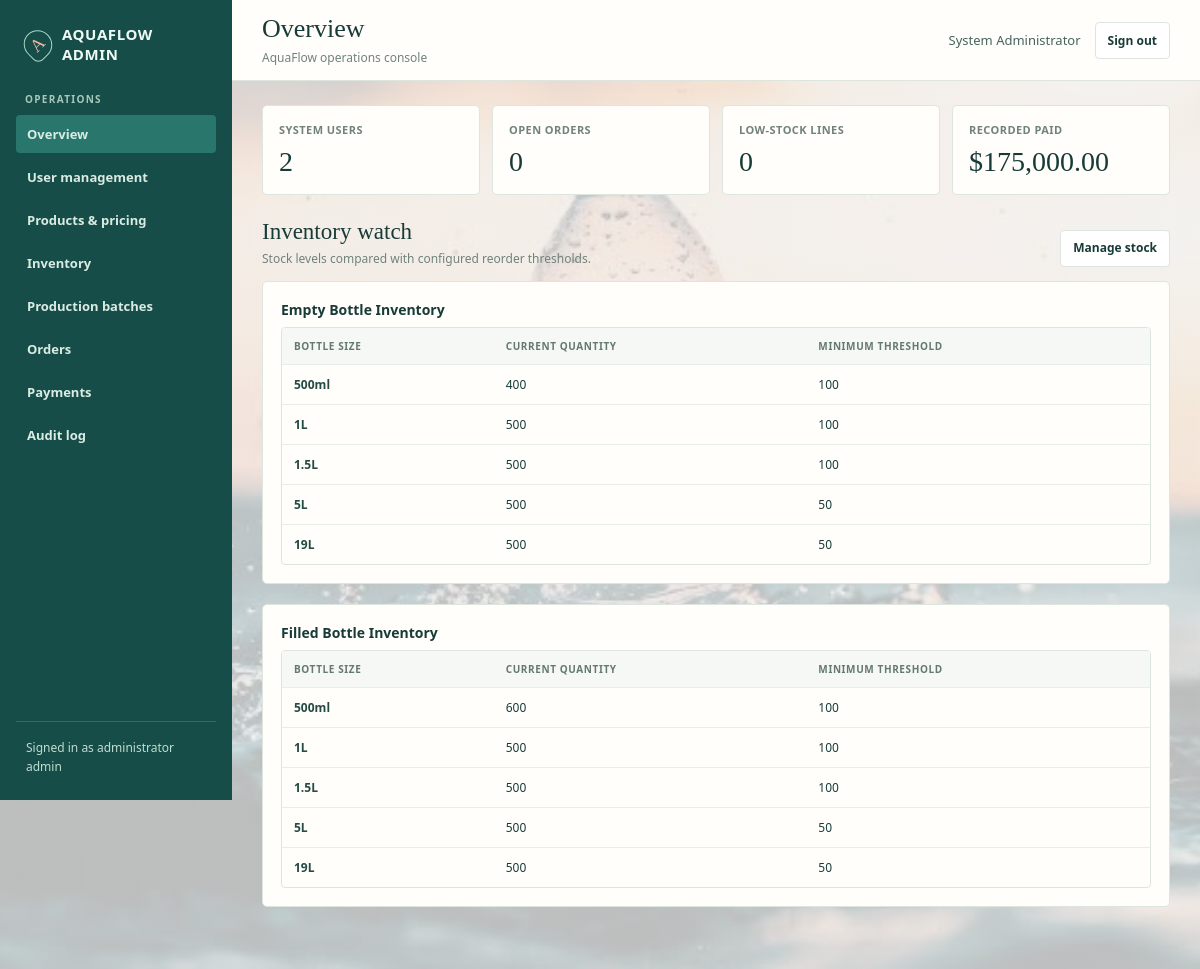
The page /admin_workspace.php (signed in) on the database its author committed.
### tables this page shows
CREATE TABLE `users` (
  `id` bigint(20) UNSIGNED NOT NULL,
  `username` varchar(50) NOT NULL,
  `email` varchar(100) NOT NULL,
  `password_hash` varchar(255) NOT NULL,
  `full_name` varchar(100) NOT NULL,
  `phone` varchar(20) DEFAULT NULL,
  `role` enum('ADMIN','STORE_MANAGER','CUSTOMER') NOT NULL DEFAULT 'CUSTOMER',
  `status` enum('ACTIVE','INACTIVE','SUSPENDED') NOT NULL DEFAULT 'ACTIVE',
  `created_at` timestamp NOT NULL DEFAULT current_timestamp(),
  `updated_at` timestamp NOT NULL DEFAULT current_timestamp() ON UPDATE current_timestamp()
);

CREATE TABLE `bottle_sizes` (
  `id` int(10) UNSIGNED NOT NULL,
  `size_name` varchar(20) NOT NULL,
  `volume_liters` decimal(5,2) NOT NULL,
  `description` varchar(255) DEFAULT NULL,
  `is_reusable` tinyint(1) NOT NULL DEFAULT 0,
  `is_active` tinyint(1) NOT NULL DEFAULT 1,
  `created_at` timestamp NOT NULL DEFAULT current_timestamp()
);

CREATE TABLE `empty_bottle_inventory` (
  `id` bigint(20) UNSIGNED NOT NULL,
  `bottle_size_id` int(10) UNSIGNED NOT NULL,
  `quantity_available` int(10) UNSIGNED NOT NULL DEFAULT 0,
  `min_stock_threshold` int(10) UNSIGNED NOT NULL DEFAULT 50,
  `last_updated` timestamp NOT NULL DEFAULT current_timestamp() ON UPDATE current_timestamp()
);

CREATE TABLE `filled_bottle_inventory` (
  `id` bigint(20) UNSIGNED NOT NULL,
  `bottle_size_id` int(10) UNSIGNED NOT NULL,
  `quantity_available` int(10) UNSIGNED NOT NULL DEFAULT 0,
  `min_stock_threshold` int(10) UNSIGNED NOT NULL DEFAULT 50,
  `last_updated` timestamp NOT NULL DEFAULT current_timestamp() ON UPDATE current_timestamp()
);

### admin_workspace.php (the view, shortened to what this page needs)
<?php
require_once __DIR__ . '/db.php';
$adminId = (int) $_SESSION['user_id'];
$adminCheck = $pdo->prepare("SELECT full_name FROM users WHERE id = :id AND role = 'ADMIN' AND status = 'ACTIVE'");
$adminCheck->execute(['id' => $adminId]);
$adminName = $adminCheck->fetchColumn();
function e(mixed $value): string
{
	return htmlspecialchars((string) $value, ENT_QUOTES | ENT_SUBSTITUTE, 'UTF-8');
}
$tabs = [
	'overview' => 'Overview',
	'users' => 'User management',
	'products' => 'Products & pricing',
	'inventory' => 'Inventory',
	'batches' => 'Production batches',
	'orders' => 'Orders',
	'payments' => 'Payments',
	'audit' => 'Audit log',
];
$tab = isset($_GET['tab']) && is_string($_GET['tab']) && isset($tabs[$_GET['tab']]) ? $_GET['tab'] : 'overview';
$inventory = $pdo->query(
	'SELECT bs.id AS size_id, bs.size_name,
	 e.quantity_available AS empty_quantity, e.min_stock_threshold AS empty_threshold,
	 f.quantity_available AS filled_quantity, f.min_stock_threshold AS filled_threshold
	 FROM bottle_sizes bs
	 LEFT JOIN empty_bottle_inventory e ON e.bottle_size_id = bs.id
	 LEFT JOIN filled_bottle_inventory f ON f.bottle_size_id = bs.id
	 WHERE bs.is_active = 1 ORDER BY bs.volume_liters'
)->fetchAll(PDO::FETCH_ASSOC);
$stats = [
	'users' => (int) $pdo->query('SELECT COUNT(*) FROM users')->fetchColumn(),
	'open_orders' => (int) $pdo->query("SELECT COUNT(*) FROM orders WHERE order_status IN ('PENDING','CONFIRMED','PREPARING')")->fetchColumn(),
	'low_stock' => (int) $pdo->query(
		'SELECT COUNT(*) FROM empty_bottle_inventory WHERE quantity_available <= min_stock_threshold'
	)->fetchColumn() + (int) $pdo->query(
		'SELECT COUNT(*) FROM filled_bottle_inventory WHERE quantity_available <= min_stock_threshold'
	)->fetchColumn(),
	'revenue' => (float) $pdo->query("SELECT COALESCE(SUM(amount_paid), 0) FROM payments WHERE payment_status = 'PAID'")->fetchColumn(),
];
?>
<!DOCTYPE html>
<html lang="en">
<head>
        <link rel="stylesheet" href="css/style.css">
</head>
<body>
	<div class="layout">
		<aside class="sidebar">
			<div class="brand"><span class="brand-mark" aria-hidden="true">A</span> AQUAFLOW ADMIN</div>
			<div class="nav-label">Operations</div>
			<nav aria-label="Admin sections">
				<?php foreach ($tabs as $key => $label): ?>
					<a href="admindashboard.php?tab=<?= e($key) ?>" <?= $tab === $key ? 'aria-current="page"' : '' ?>><?= e($label) ?></a>
				<?php endforeach; ?>
			</nav>
			<div class="sidebar-foot">Signed in as administrator<br><?= e($_SESSION['username'] ?? '') ?></div>
		</aside>
		<main class="main">
			<header class="topbar">
				<div><h1><?= e($tabs[$tab]) ?></h1><p>AquaFlow operations console</p></div>
				<div class="top-actions"><span class="admin-name"><?= e($adminName) ?></span>
					<form method="post" action="admindashboard.php" style="margin:0">
						<button type="submit">Sign out</button>
					</form>
				</div>
			</header>
			<div class="content">
				<?php if ($tab === 'overview'): ?>
					<div class="stats">
						<div class="stat"><div class="stat-label">System users</div><div class="stat-value"><?= number_format($stats['users']) ?></div></div>
						<div class="stat"><div class="stat-label">Open orders</div><div class="stat-value"><?= number_format($stats['open_orders']) ?></div></div>
						<div class="stat"><div class="stat-label">Low-stock lines</div><div class="stat-value"><?= number_format($stats['low_stock']) ?></div></div>
						<div class="stat"><div class="stat-label">Recorded paid</div><div class="stat-value">$<?= number_format($stats['revenue'], 2) ?></div></div>
					</div>
					<div class="section-heading"><div><h2>Inventory watch</h2><p>Stock levels compared with configured reorder thresholds.</p></div><a class="button" href="admindashboard.php?tab=inventory">Manage stock</a></div>
					<div class="panel" style="margin-bottom:20px;">
						<h3 style="margin-bottom:8px;">Empty Bottle Inventory</h3>
						<div class="table-wrap"><table><thead><tr><th>Bottle size</th><th>Current Quantity</th><th>Minimum Threshold</th></tr></thead><tbody>
						<?php foreach ($inventory as $row): ?>
							<tr>
								<td><strong><?= e($row['size_name']) ?></strong></td>
								<td class="<?= (int) $row['empty_quantity'] <= (int) $row['empty_threshold'] ? 'low' : '' ?>"><?= number_format((int) $row['empty_quantity']) ?></td>
								<td><?= number_format((int) $row['empty_threshold']) ?></td>
							</tr>
						<?php endforeach; ?>
						</tbody></table></div>
					</div>
					<div class="panel">
						<h3 style="margin-bottom:8px;">Filled Bottle Inventory</h3>
						<div class="table-wrap"><table><thead><tr><th>Bottle size</th><th>Current Quantity</th><th>Minimum Threshold</th></tr></thead><tbody>
						<?php foreach ($inventory as $row): ?>
							<tr>
								<td><strong><?= e($row['size_name']) ?></strong></td>
								<td class="<?= (int) $row['filled_quantity'] <= (int) $row['filled_threshold'] ? 'low' : '' ?>"><?= number_format((int) $row['filled_quantity']) ?></td>
								<td><?= number_format((int) $row['filled_threshold']) ?></td>
							</tr>
						<?php endforeach; ?>
						</tbody></table></div>
					</div>
				<?php elseif ($tab === 'users'): ?>
                        <?php include __DIR__ . '/usermanagement.php'; ?>
				<?php elseif ($tab === 'products'): ?>
                        <?php include __DIR__ . '/productpricing.php'; ?>
				<?php elseif ($tab === 'inventory'): ?>
                        <?php include __DIR__ . '/inventory.php'; ?>
				<?php elseif ($tab === 'batches'): ?>
                    <?php include __DIR__ . '/batches.php'; ?>
				<?php elseif ($tab === 'orders'): ?>
                    <?php include __DIR__ . '/orders.php'; ?>
				<?php elseif ($tab === 'payments'): ?>
                    <?php include __DIR__ . '/payments.php'; ?>
<?php endif; ?>
			</div>
		</main>
	</div>
</body>
</html>

### rows shown on the page
users: full_name "System Administrator"
bottle_sizes: size_name "500ml", empty_bottle_inventory.quantity_available "400", empty_bottle_inventory.min_stock_threshold "100", filled_bottle_inventory.quantity_available "600", filled_bottle_inventory.min_stock_threshold "100"
bottle_sizes: size_name "1L", empty_bottle_inventory.quantity_available "500", empty_bottle_inventory.min_stock_threshold "100", filled_bottle_inventory.quantity_available "500", filled_bottle_inventory.min_stock_threshold "100"
bottle_sizes: size_name "1.5L", empty_bottle_inventory.quantity_available "500", empty_bottle_inventory.min_stock_threshold "100", filled_bottle_inventory.quantity_available "500", filled_bottle_inventory.min_stock_threshold "100"
bottle_sizes: size_name "5L", empty_bottle_inventory.quantity_available "500", empty_bottle_inventory.min_stock_threshold "50", filled_bottle_inventory.quantity_available "500", filled_bottle_inventory.min_stock_threshold "50"
bottle_sizes: size_name "19L", empty_bottle_inventory.quantity_available "500", empty_bottle_inventory.min_stock_threshold "50", filled_bottle_inventory.quantity_available "500", filled_bottle_inventory.min_stock_threshold "50"

### other values the page prints
$label "Overview"
$label "User management"
$label "Products & pricing"
$label "Inventory"
$label "Production batches"
$label "Orders"
$label "Payments"
$label "Audit log"
$_SESSION['username'] "admin"
$tabs[$tab] "Overview"
$stats['users'] "2"
$stats['open_orders'] "0"
$stats['low_stock'] "0"
$stats['revenue'] "175,000.00"
